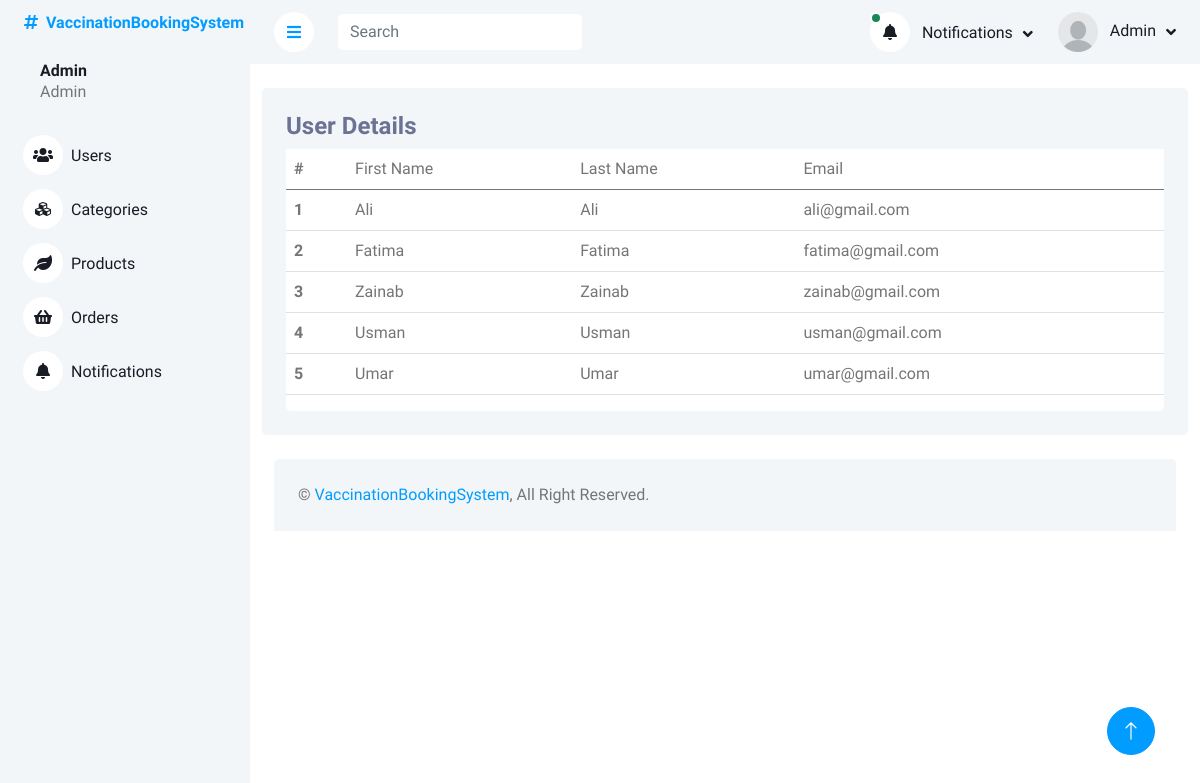
The page /adminPanel/index.php on the database its author committed.
### tables this page shows
CREATE TABLE `users` (
  `userID` int(11) NOT NULL,
  `firstName` varchar(225) DEFAULT NULL,
  `lastName` varchar(225) DEFAULT NULL,
  `userEmail` varchar(225) NOT NULL,
  `userPassword` varchar(225) DEFAULT NULL
);

### adminPanel/index.php (the view, shortened to what this page needs)
<?php
include_once('header_admin.php')
?>
<div class="container pt-4">
    <div class="bg-light rounded p-4">
        <div class="row">
            <div class="col-12">
                <div class="bg-white rounded h-100 ">
                    <div class="d-flex bg-light justify-content-between">
                        <h4>User Details  </h4>
                    </div>
                    <div class="table-responsive bg- ">
                        <table class="table">
                            <thead>
                                <tr>
                                    <th scope="col">#</th>
                                    <td>First Name</td>
                                    <td>Last Name</td>
                                    <td>Email </td>
                                </tr>
                            </thead>
                            <tbody>
                                <?php
                        $query = $pdo->query("SELECT * FROM users");
                        $result = $query->fetchAll(PDO::FETCH_ASSOC);
                        foreach($result as $row){
                        ?>
                                <tr class="tr-row">
                                    <th scope="row">
                                        <?php echo $row['userID'] ?>
                                    </th>
                                    <td>
                                        <?php echo ucfirst($row['firstName']) ?>
                                    </td>
                                    <td>
                                        <?php echo ucfirst($row['lastName'] )?>
                                    </td>
                                    <td>
                                        <?php echo $row['userEmail'] ?>
                                    </td>
                                </tr>
                                <?php
                        };
                                       ?>
                            </tbody>
                        </table>
                    </div>
                </div>
            </div>
        </div>
    </div>
</div>
<?php
include('footer.php')
?>

### adminPanel/header_admin.php (shortened to what this page needs)
<?php
include("php/query.php");
?>
<!DOCTYPE html>
<html lang="en">
<head>
    <link href="https://cdnjs.cloudflare.com/ajax/libs/font-awesome/5.10.0/css/all.min.css" rel="stylesheet">
    <link href="https://cdn.jsdelivr.net/npm/bootstrap-icons@1.4.1/font/bootstrap-icons.css" rel="stylesheet">
    <link href="lib/owlcarousel/assets/owl.carousel.min.css" rel="stylesheet">
    <link href="lib/tempusdominus/css/tempusdominus-bootstrap-4.min.css" rel="stylesheet" />
    <link href="css/bootstrap.min.css" rel="stylesheet">
    <link href="css/style.css" rel="stylesheet">
</head>
<body>
    <div class="container-xxl position-relative bg-white d-flex p-0">
        <div class="sidebar pe-4 pb-3">
            <nav class="navbar bg-light navbar-light">
                <a href="index.html" class="navbar-brand mx-4 mb-3">
                    <h6 class="text-primary"><i class="fa fa-hashtag me-2"></i>VaccinationBookingSystem</h6>
                </a>
                <div class="d-flex align-items-center ms-4 mb-4">
                    <div class="ms-3">
                            <h6 class="mb-0">
                                    Admin
                            </h6>
                        <span>Admin</span>
                    </div>
                </div>
                <div class="navbar-nav w-100">
                    <a href="hospitalData.php" class="nav-item nav-link "><i class="fa fa-users me-2"></i>Users</a>
                    <a href="vaccineReport.php" class="nav-item nav-link"><i class="fa fa-cubes me-2"></i>Categories</a>
                    <a href="parentRequest.php" class="nav-item nav-link"><i class="fa fa-leaf me-2"></i>Products</a>
                    <a href="childDetails.php" class="nav-item nav-link"><i class="fa fa-shopping-basket me-2"></i>Orders</a>
                    <a href="requestPage.php" class="nav-item nav-link"><i class="fa fa-bell me-2"></i>Notifications</a>
                </div>
            </nav>
        </div>
        <div class="content">
            <nav class="navbar navbar-expand bg-light navbar-light sticky-top px-4 py-0">
                <a href="#" class="sidebar-toggler flex-shrink-0">
                    <i class="fa fa-bars"></i>
                </a>
                <form class=" d-none d-md-flex ms-4">
                    <input id="taskFilter" name="search-query" class="taskFilter form-control border-0" type="search"
                        placeholder="Search">
                </form>
                <div class="navbar-nav align-items-center ms-auto">
                    <div class="nav-item dropdown">
                        <?php
                            $query = $pdo->query("SELECT * from orders where orderStatus	 = 'pending'  LIMIT 1");
                        $result = $query->fetchAll(PDO::FETCH_ASSOC);
                        if (empty($result)) {
                            ?>
                            <a href="#" class="nav-link dropdown-toggle " data-bs-toggle="dropdown">
                                <i class="fa fa-bell me-lg-2">
                                </i>
                                <span class="d-none d-lg-inline-flex">Notifications</span>
                            </a>
                            <?php
                        } else {
                            ?>
                            <a href="#" class="nav-link dropdown-toggle " data-bs-toggle="dropdown">
                                <i class="fa fa-bell me-lg-2 position-relative">
                                    <div
                                        class="bg-success rounded-circle border border-2 border-white position-absolute top-0 start-0 p-1">
                                    </div>
                                </i>
                                <span class="d-none d-lg-inline-flex">Notifications</span>
                            </a>
                            <?php
                        } ?>
                    </div>
                    <div class="nav-item dropdown">
                        <a href="#" class="nav-link dropdown-toggle" data-bs-toggle="dropdown">
                        <img class="rounded-circle me-lg-2" src="img/user.jpg" alt="" style="width: 40px; height: 40px;">
                                <span class="d-none d-lg-inline-flex">
                                        Admin
                                </span>
                        </a>
                    </div>
                </div>
            </nav>

### adminPanel/footer.php (shortened to what this page needs)
            <div class="container-fluid pt-4 px-4">
                <div class="bg-light rounded-top p-4">
                    <div class="row">
                        <div class="col-12 col-sm-6 text-center text-sm-start">
                            &copy; <a href="#">VaccinationBookingSystem</a>, All Right Reserved.
                        </div>
                    </div>
                </div>
            </div>
        </div>
        <a href="#" class="btn btn-lg btn-primary btn-lg-square back-to-top"><i class="bi bi-arrow-up"></i></a>
    </div>
</body>
</html>

### adminPanel/css/style.css (style rules this page uses)
:root { --primary: #009CFF; --light: #F3F6F9; --dark: #191C24; }
.back-to-top { position: fixed; display: none; right: 45px; bottom: 45px; z-index: 99; }
.btn { transition: .5s; }
.btn.btn-primary { color: #FFFFFF; }
.btn-lg-square { width: 48px; height: 48px; }
.btn-square, .btn-sm-square, .btn-lg-square { padding: 0; display: inline-flex; align-items: center; justify-content: center; font-weight: normal; border-radius: 50px; }
.sidebar { position: fixed; top: 0; left: 0; bottom: 0; width: 250px; height: 100vh; overflow-y: auto; background: var(--light); transition: 0.5s; z-index: 999; }
.content { margin-left: 250px; min-height: 100vh; background: #FFFFFF; transition: 0.5s; }
@media (min-width: 992px) { .sidebar { margin-left: 0; } }
@media (min-width: 992px) { .content { width: calc(100% - 250px); } }
.sidebar .navbar .navbar-nav .nav-link { padding: 7px 20px; color: var(--dark); font-weight: 500; border-left: 3px solid var(--light); border-radius: 0 30px 30px 0; outline: none; }
.sidebar .navbar .navbar-nav .nav-link i { width: 40px; height: 40px; display: inline-flex; align-items: center; justify-content: center; background: #FFFFFF; border-radius: 40px; }
.content .navbar .navbar-nav .nav-link { margin-left: 25px; padding: 12px 0; color: var(--dark); outline: none; }
.content .navbar .sidebar-toggler, .content .navbar .navbar-nav .nav-link i { width: 40px; height: 40px; display: inline-flex; align-items: center; justify-content: center; background: #FFFFFF; border-radius: 40px; }
.content .navbar .dropdown-toggle::after { margin-left: 6px; vertical-align: middle; border: none; content: "\f107"; font-family: "Font Awesome 5 Free"; font-weight: 900; transition: .5s; }

### adminPanel/header_admin.php (style rules this page uses)
h4 { color: #6C7293; }

### rows shown on the page
users: userID "1", firstName "Ali", lastName "Ali", userEmail "ali@gmail.com"
users: userID "2", firstName "Fatima", lastName "Fatima", userEmail "fatima@gmail.com"
users: userID "3", firstName "Zainab", lastName "Zainab", userEmail "zainab@gmail.com"
users: userID "4", firstName "Usman", lastName "Usman", userEmail "usman@gmail.com"
users: userID "5", firstName "Umar", lastName "Umar", userEmail "umar@gmail.com"
